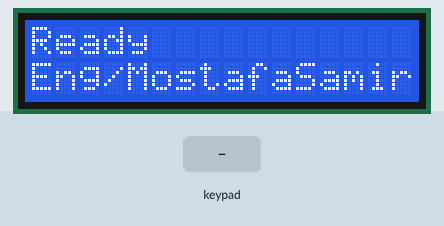
Recording of a program running on a simulated ATmega32, built with avr-gcc and emulated at 8 MHz. Shown: 16×2 character LCD. Wiring (inferred from the names in the program): 4×4 keypad with keys 7 8 9 / 4 5 6 * 1 2 3 - # 0 = +: rows PC0, PC1, PC2, PC3; columns PC4, PC5, PC6, PC7; character LCD (HD44780): RS PA6; R/W PA5; E PA4; data PA0, PA1, PA2, PA3. Inputs (shaded band) come from the test bench.

Above: at 0.4 s.
4.8 s: keypad keys 7 + 5 = pressed 0.4 s apart
At 6.8 s:
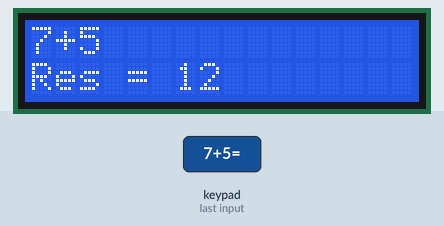
7.9 s: key '/' pressed
9.4 s: key '*' pressed
At 10.4 s:
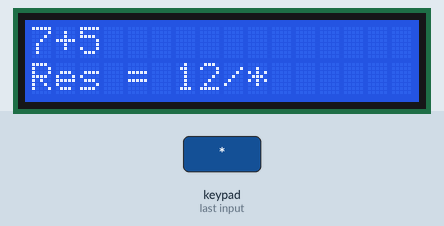
10.9 s: keypad keys 1 2 * pressed 0.4 s apart
At 12.2 s:
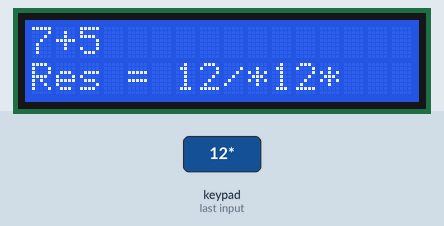
13.6 s: key '+' pressed
At 14.8 s:
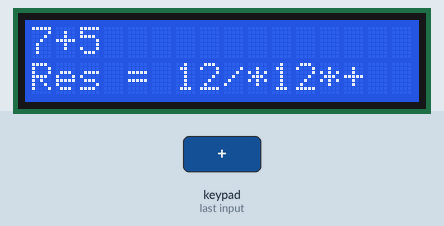
15.1 s: keypad keys 6 * 7 = pressed 0.4 s apart
At 17.0 s:
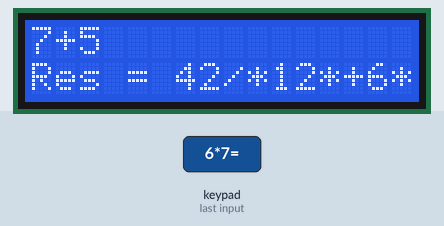
Timing chart, 0 to 18.5 s (numbered marks = the images above; inputs shaded):
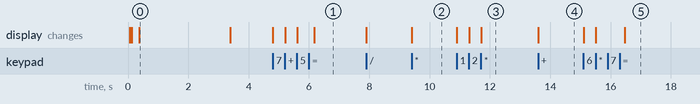

The program:

main.c
```c
/*
 * KeyPad.c
 *
 * Created: 3/15/2025 3:54:40 AM
 * Author : Mostafa Samir
 */

#define F_CPU 8000000UL
#include <util/delay.h>

#include "BIT_MATH.h"
#include "STD_TYPES.h"

#include "DIO_Interface.h"
#include "LCD_Interface.h"
#include "KeyPad_Interface.h"

#define MAX_EXPRESSION_LENGTH 16

char expression[MAX_EXPRESSION_LENGTH];
u8 exprIndex = 0;

s32 evaluateExpression(const char *expr);

int main(void)
{
   LCD_voidInit();
   KPAD_voidInit();

   LCD_voidWriteString("Ready");
   LCD_voidGoTo_XY(LINE_2,0);
   LCD_voidWriteString("Eng/MostafaSamir");
   _delay_ms(3000);
   LCD_voidClearDisplay();

   u8 PressValue;

   while (1)
   {
       PressValue = KPAD_u8GetPressedKey();
       if (PressValue != NotPressed)
       {
           if (PressValue == '#')
           {
               LCD_voidClearDisplay();
               exprIndex = 0;
               expression[0] = '\0';
           }
           else if ((PressValue >= '0' && PressValue <= '9') || PressValue == '+' || PressValue == '-' || PressValue == '*' || PressValue == '/')
           {
               if (exprIndex < MAX_EXPRESSION_LENGTH - 1)
               {
                   expression[exprIndex++] = PressValue;
                   expression[exprIndex] = '\0';
                   LCD_voidWriteChar(PressValue);
               }
           }
           else if (PressValue == '=')
           {
               s32 result = evaluateExpression(expression);

               LCD_voidGoTo_XY(LINE_2,0);
               LCD_voidWriteString("Res = ");
               LCD_voidWrite_u32Number(result);
           }

           // **Debounce keypad**   Wait for key release
           while (KPAD_u8GetPressedKey() != NotPressed);
           _delay_ms(50);
       }
   }
}

s32 evaluateExpression(const char *expr) {
	s32 result = 0;
	char op = '+';
	s32 num = 0;

	while (*expr) {
		if (*expr >= '0' && *expr <= '9') {
			num = num * 10 + (*expr - '0');  // Convert char to int
			} else {
			if (op == '+') result += num;
			else if (op == '-') result -= num;
			else if (op == '*') result *= num;
			else if (op == '/') result /= num;

			op = *expr;
			num = 0;
		}
		expr++;
	}

	if (op == '+') result += num;
	else if (op == '-') result -= num;
	else if (op == '*') result *= num;
	else if (op == '/') result /= num;

	return result;
}
```

KeyPad_Config.h
```c
/*
 * KeyPad_Config.h
 *
 * Created: 3/15/2025 3:56:09 AM
 *  Author: Mostafa Samir
 */


#ifndef KEYPAD_CONFIG_H_
#define KEYPAD_CONFIG_H_


#define  KPAD_PORT             PORTC


#define  KPAD_R0_PIN           PIN0
#define  KPAD_R1_PIN           PIN1
#define  KPAD_R2_PIN           PIN2
#define  KPAD_R3_PIN           PIN3

#define  KPAD_C0_PIN           PIN4
#define  KPAD_C1_PIN           PIN5
#define  KPAD_C2_PIN           PIN6
#define  KPAD_C3_PIN           PIN7


#define  KPAD_ROWS_NUM            4
#define  KPAD_COLUMNS_NUM         4


 //#define KPAD_KEYS { {'7', '8', '9', '/'},  {'4', '5', '6', '*'}, {'1', '2', '3', '-'}, {'#', '0', '=', '+'} }


#endif /* KEYPAD_CONFIG_H_ */
```

LCD_Config.h
```c
/* File Gaurd by ifndef & endif */
#ifndef LCD_CONFIG_H
#define LCD_CONFIG_H

#define LCD_4BIT_MODE
//#define LCD_4BIT_HIGHT_NIBBLE
#define LCD_4BIT_LOW_NIBBLE
//#define LCD_8BIT_MODE

/* LCD Hardware Configration with atmega PORTS & PINS */
#define LCD_DATA_PORT            PORTA

#define LCD_CONTROL_PORT         PORTA

#define RS_PIN                   PIN6
#define RW_PIN                   PIN5
#define E_PIN                    PIN4


#endif
```

KeyPad_Interface.h
```c
/*
 * KeyPad_Interface.h
 *
 * Created: 3/15/2025 3:55:34 AM
 *  Author: Mostafa Samir
 */


#ifndef KEYPAD_INTERFACE_H_
#define KEYPAD_INTERFACE_H_

#define NotPressed   0xFF

void KPAD_voidInit ();
u8   KPAD_u8GetPressedKey ();


#endif /* KEYPAD_INTERFACE_H_ */
```

KeyPad_Program.c
```c
/*
 * KeyPad_Program.c
 *
 * Created: 3/15/2025 3:56:53 AM
 *  Author: Mostafa Samir
 */

#include "BIT_MATH.h"
#include "STD_TYPES.h"

#include "DIO_Interface.h"

#include "KeyPad_Interface.h"
#include "KeyPad_Config.h"

void KPAD_voidInit ()
{
	// Set Rows (Output)
	DIO_voidSetPinDirection(KPAD_PORT,PIN0,OUTPUT);
	DIO_voidSetPinDirection(KPAD_PORT,PIN1,OUTPUT);
	DIO_voidSetPinDirection(KPAD_PORT,PIN2,OUTPUT);
	DIO_voidSetPinDirection(KPAD_PORT,PIN3,OUTPUT);

	// Set Columns (Input with Pull-Up)
	DIO_voidSetPinDirection(KPAD_PORT,PIN4,INPUT);
	DIO_voidSetPinDirection(KPAD_PORT,PIN5,INPUT);
	DIO_voidSetPinDirection(KPAD_PORT,PIN6,INPUT);
	DIO_voidSetPinDirection(KPAD_PORT,PIN7,INPUT);

	//Pull-Up
	DIO_voidConfig_Pull_Up_Pin(KPAD_PORT,PIN4,ON);
	DIO_voidConfig_Pull_Up_Pin(KPAD_PORT,PIN5,ON);
	DIO_voidConfig_Pull_Up_Pin(KPAD_PORT,PIN6,ON);
	DIO_voidConfig_Pull_Up_Pin(KPAD_PORT,PIN7,ON);
}

u8 KPAD_u8GetPressedKey ()
{
	u8 arr_Key[KPAD_ROWS_NUM][KPAD_COLUMNS_NUM] = {
		{'7', '8', '9', '/'},
		{'4', '5', '6', '*'},
		{'1', '2', '3', '-'},
		{'#', '0', '=', '+'}
	};

	u8 Rows_Cont, Columns_Cont;
	u8 Local_CheckPress;
	u8 Local_ReturnValue = NotPressed;


	for (Rows_Cont = 0; Rows_Cont < KPAD_ROWS_NUM; Rows_Cont++)
	{
		DIO_voidSetPinValue(KPAD_PORT,PIN0,HIGH);
		DIO_voidSetPinValue(KPAD_PORT,PIN1,HIGH);
		DIO_voidSetPinValue(KPAD_PORT,PIN2,HIGH);
		DIO_voidSetPinValue(KPAD_PORT,PIN3,HIGH);

		DIO_voidSetPinValue(KPAD_PORT, Rows_Cont, LOW);

		for (Columns_Cont = 0; Columns_Cont < KPAD_COLUMNS_NUM; Columns_Cont++)
		{
			Local_CheckPress = DIO_u8GetPinValue(KPAD_PORT, Columns_Cont + 4);

			if (Local_CheckPress == 0)
			{
				Local_ReturnValue = arr_Key[Rows_Cont][Columns_Cont];
				break;
			}
		}
		if (Local_CheckPress == 0)
		{
			break;
		}
	}

	return Local_ReturnValue;
}
```

LCD_Interface.h
```c
/* File Gaurd by ifndef & endif */
#ifndef LCD_INTERFACE_H
#define LCD_INTERFACE_H

#define    LINE_1               0
#define    LINE_2               1

#define    PATTERN_0_Add        0b01000000    // address of First Byte at Sequence 0 at CGRAM
#define    PATTERN_1_Add        0b01001000    // address of First Byte at Sequence 1 at CGRAM
#define    PATTERN_2_Add        0b01010000    // address of First Byte at Sequence 2 at CGRAM
#define    PATTERN_3_Add        0b01011000    // address of First Byte at Sequence 3 at CGRAM
#define    PATTERN_4_Add        0b01100000    // address of First Byte at Sequence 4 at CGRAM
#define    PATTERN_5_Add        0b01101000    // address of First Byte at Sequence 5 at CGRAM
#define    PATTERN_6_Add        0b01110000    // address of First Byte at Sequence 6 at CGRAM
#define    PATTERN_7_Add        0b01111000    // address of First Byte at Sequence 7 at CGRAM

#define    PATTERN_0		0
#define    PATTERN_1		1
#define    PATTERN_2		2
#define    PATTERN_3		3
#define    PATTERN_4		4
#define    PATTERN_5		5
#define    PATTERN_6		6
#define    PATTERN_7		7


/*==============================================================================================*/
/**************************   LCD Functions Implementations     ************************/
/*==============================================================================================*/
/********************************** [1]  LCD_voidInit                  **************************/
/********************************** [2]  LCD_voidWriteCommand          **************************/
/********************************** [3]  LCD_voidWriteChar             **************************/
/********************************** [4]  LCD_voidWriteString           **************************/
/********************************** [5]  LCD_voidWrite_u32Number       **************************/
/********************************** [6]  LCD_voidGoTo_XY               **************************/
/********************************** [7]  LCD_voidDrawPattern           **************************/
/********************************** [8] LCD_voidWritePattern           **************************/
/********************************** [9]  LCD_voidClearDisplay          **************************/
/********************************** [10]  LCD_voidClearGrid            **************************/
/********************************** [11] LCD_voidClearLine             **************************/
/********************************** [12] LCD_voidShiftLeft             **************************/
/********************************** [13] LCD_voidShiftRight            **************************/
/*==============================================================================================*/


/*****************************************************************************************/
/* Function Name : [1] LCD_voidInit                                                      */
/* Description : Initialized the LCD                                                     */
/* Fun. Return : void                                                                    */
/*****************************************************************************************/
void LCD_voidInit (void);
/*****************************************************************************************/
/* Function Name : [2]  LCD_voidWriteCommand                                             */
/* Description : Send a Command to the LCD                                               */
/* Fun. Argument1: Copy_u8Command                                                        */
/* Fun. Return : void                                                                    */
/*****************************************************************************************/
void LCD_voidSendCommand ( u8 Copy_u8Command );
/*****************************************************************************************/
/* Function Name : [3] LCD_voidWriteChar                                                 */
/* Description : Send a Data to the LCD   ( Character Data )                             */
/* Fun. Argument1: Copy_u8Char                                                           */
/* Fun. Return : void                                                                    */
/*****************************************************************************************/
void LCD_voidWriteChar ( u8 Copy_u8Char );
/*****************************************************************************************/
/* Function Name : [4] LCD_voidWriteString                                               */
/* Description : Send a Data of String to the LCD                                        */
/* Fun. Argument1: *Copy_u8Arr      ( String Data | array of character )                 */
/* Fun. Return : void                                                                    */
/*****************************************************************************************/
void LCD_voidWriteString (u8 *Copy_u8Arr );
/*****************************************************************************************/
/* Function Name : [5] LCD_voidWrite_u32Number                                           */
/* Description : Send a Long Number  to the LCD                                          */
/* Fun. Argument1: Copy_u32Number     ( unsigned integer number )                        */
/* Fun. Return : void                                                                    */
/*****************************************************************************************/
void LCD_voidWrite_u32Number ( u32 Copy_u32Number);
/**********************************************************************************************/
/* Function Name : [6] LCD_voidGoTo_XY                                                        */
/* Description : Put the AC of DDRAM of LCD at Specifec position to display at this position  */
/* Fun. Argument1: Copy_u8Line    { LINE_1 , LINE_2 }                                         */
/* Fun. Argument2: Copy_u8Position    {0,1,2,3,4,5,6,7,8,9,10,11,12,13,14,15}                 */
/* Fun. Return : void                                                                         */
/**********************************************************************************************/
void LCD_voidGoTo_XY ( u8 Copy_u8Line , u8 Copy_u8Position );
/*************************************************************************************************************************/
/* Function Name : [7] LCD_voidDrawPattern                                                                               */
/* Description : Draw a Pattern and save it on PATTERN_NUMBER at CGRAM                                                   */
/* Fun.Argument1: Copy_u8Pattern_Number{PATTERN_0,PATTERN_1,PATTERN_2,PATTERN_3,PATTERN_4,PATTERN_5,PATTERN_6,PATTERN_7} */
/* Fun.Argument2: *Copy_u8Arr_Pattern { Address of array for Details of drawing }                                        */
/* Fun. Return : void                                                                                                    */
/*************************************************************************************************************************/
void LCD_voidDrawPattern ( u8 Copy_u8Pattern_Address , u8 *Copy_u8Arr_Pattern );
/*****************************************************************************************/
/* Function Name : [8] LCD_voidShowPattern                                              */
/* Description : Write a Pattern on the LCD at specific Line & Position                  */
/* Fun. Argument1: Copy_u8Pattern {0,1,2,3,4,5,6,7}                                      */
/* Fun. Argument2: Copy_u8Line { LINE_1 , LINE_2 }                                       */
/* Fun. Argument3: Copy_u8Position { 0,1,2,3,4,5,6,7,8,9,10,11,12,13,14,15 }             */
/* Fun. Return : void                                                                    */
/*****************************************************************************************/
void LCD_voidShowPattern ( u8 Copy_u8Pattern , u8 Copy_u8Line , u8 Copy_u8Position );
/*****************************************************************************************/
/* Function Name : [9] LCD_voidClearDisplay                                              */
/* Description : Clear all Display of LCD                                                */
/* Fun. Return : void                                                                    */
/*****************************************************************************************/
void LCD_voidClearDisplay (void);
/*****************************************************************************************/
/* Function Name : [10] LCD_voidShiftLeft                                                */
/* Description : Shift Left all Display of LCD                                           */
/* Fun. Return : void                                                                    */
/*****************************************************************************************/
void LCD_voidShiftLeft (void);
/*****************************************************************************************/
/* Function Name : [11] LCD_voidShiftRight                                               */
/* Description : Shift Right all Display of LCD                                          */
/* Fun. Return : void                                                                    */
/*****************************************************************************************/
void LCD_voidShiftRight (void);
/*****************************************************************************************/
/* Function Name : [12] LCD_voidClearGrid                                                */
/* Description : Clear Specific position on LCD                                          */
/* Fun. Argument1: Copy_u8Line { LINE_1 , LINE_2 }                                       */
/* Fun. Argument2: Copy_u8Position { 0,1,2,3,4,5,6,7,8,9,10,11,12,13,14,15 }             */
/* Fun. Return : void                                                                    */
/*****************************************************************************************/
void LCD_voidClearGrid ( u8 Copy_u8Line , u8 Copy_u8Position );
/*****************************************************************************************/
/* Function Name : [13] LCD_voidClearLine                                                */
/* Description : Clear Specific LINE on LCD                                              */
/* Fun. Argument1: Copy_u8Line { LINE_1 , LINE_2 }                                       */
/* Fun. Return : void                                                                    */
/*****************************************************************************************/
void LCD_voidClearLine ( u8 Copy_u8Line );

void LCD_voidRETURN_HOME ();


#endif
```

BIT_MATH.h
```c
/*=================================================================================*/
/*  File        : BIT_MATH.h                                                       */
/*  Description : This file includes BIT_MATH macros for Atmega32                  */
/*  Author      : Mostafa Samir Kamel. Embedded SW Engineer                      */
/*  Date        : 2/18/2025                                                        */
/*  Linkedin    : https://www.linkedin.com/in/mostafasameer00                        */
/*  Git account : https://github.com/MostafaSamir0                                 */
/*  mail        : mostafasameer858@gmil.com                                        */
/*=================================================================================*/

/* File Gaurd by ifndef & endif */
#ifndef BIT_MATH_H
#define BIT_MATH_H

#define REGISTER_SIZE 8

#define SET_BIT(REG,BIT_POSITION)     REG |= (1<<BIT_POSITION)
#define CLEAR_BIT(REG,BIT_POSITION)   REG &= ~(1<<BIT_POSITION)
#define GET_BIT(REG,BIT_POSITION)     REG & (1<<BIT_POSITION)
#define TOGGLE_BIT(REG,BIT_POSITION)  REG ^= (1<<BIT_POSITION)

#define ROR(REG,NUM)                  REG =(REG<<(REGISTER_SIZE-NUM))|(REG>>(NUM))
#define ROL(REG,NUM)                  REG =(REG>>(REGISTER_SIZE-NUM))|(REG<<(NUM))


#endif
```

Source omitted: LCD_Program.c (15911 bytes), DIO_Interface.h (13475 bytes), DIO_Private.h (1480 bytes), DIO_Program.c (23198 bytes), LCD_Private.h (1840 bytes), STD_TYPES.h (1334 bytes)

Measured:
- after the input at 4.8 s, the display: first changes at once (image 1 shows a later state)
- after the input at 9.4 s, the display: changes at once (image 2)
- after the input at 10.9 s, the display: first changes at once (image 3 shows a later state)
- after the input at 13.6 s, the display: changes at once (image 4)
- after the input at 15.1 s, the display: first changes at once (image 5 shows a later state)
- what the display in image 0 shows lasts 3.0 s, from 0.4 s to 3.4 s
